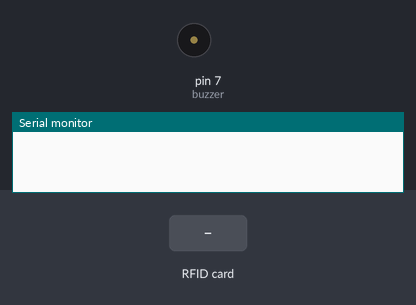
A sketch run on a simulated Arduino Uno, built with avr-gcc and run on an emulated ATmega328P. Parts: buzzer (waves = sounding), the last lines printed to the serial monitor. The test bench sets the inputs (shaded band).

Above: at 1.2 s.
1.3 s: RFID card 5E 7A 19 C4 held to the reader
At 2.5 s:
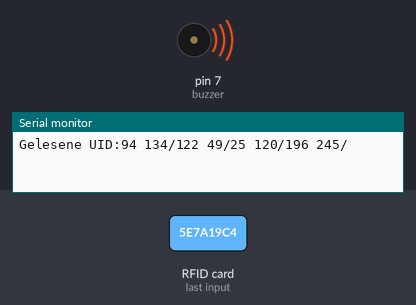
Timing chart, 0 to 8.6 s (numbered marks = the images above; inputs shaded):
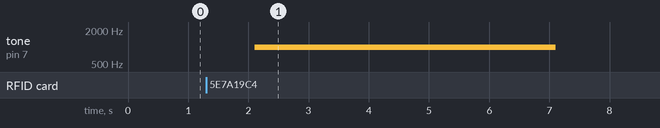

The sketch:

RFID.ino
```cpp
/*
 * Typical pin layout used:
 * -----------------------------------------------------------------------------------------
 *             MFRC522      Arduino       Arduino   Arduino    Arduino          Arduino
 *             Reader/PCD   Uno/101       Mega      Nano v3    Leonardo/Micro   Pro Micro
 * Signal      Pin          Pin           Pin       Pin        Pin              Pin
 * -----------------------------------------------------------------------------------------
 * RST/Reset   RST          9             5         D9         RESET/ICSP-5     RST
 * SPI SS      SDA(SS)      10            53        D10        10               10
 * SPI MOSI    MOSI         11 / ICSP-4   51        D11        ICSP-4           16
 * SPI MISO    MISO         12 / ICSP-1   50        D12        ICSP-1           14
 * SPI SCK     SCK          13 / ICSP-3   52        D13        ICSP-3           15
 */

#include <SPI.h>
#include <MFRC522.h>

#define RST_PIN   9     // SPI Reset Pin
#define SS_PIN    10    // SPI Slave Select Pin

MFRC522 mfrc522(SS_PIN, RST_PIN);   // Instanz des MFRC522 erzeugen
 const int buzzer = 7; //buzzer to arduino pin 7
 const byte unsereUID[4] = {134,49,120,245}; //UID der Karte in Dezimal

void setup() {
    pinMode(buzzer, OUTPUT); // Set buzzer - pin 9 as an output

  // Diese Funktion wird einmalig beim Start ausgeführt
  Serial.begin(9600);  // Serielle Kommunikation mit dem PC initialisieren
  SPI.begin();         // Initialisiere SPI Kommunikation
  mfrc522.PCD_Init();  // Initialisiere MFRC522 Lesemodul
}

void loop() {
  // Diese Funktion wird in Endlosschleife ausgeführt
  // Nur wenn eine Karte gefunden wird und gelesen werden konnte, wird der Inhalt von IF ausgeführt
  // PICC = proximity integrated circuit card = kontaktlose Chipkarte
  if (mfrc522.PICC_IsNewCardPresent() && mfrc522.PICC_ReadCardSerial() ) {
    Serial.print("Gelesene UID:");
    for (byte i = 0; i < mfrc522.uid.size; i++) {
      // Abstand zwischen HEX-Zahlen und führende Null bei Byte < 16
      Serial.print(mfrc522.uid.uidByte[i]);
      Serial.print(" ");
      Serial.print(unsereUID[i]);
      Serial.print("/");
      //Serial.print(mfrc522.uid.uidByte[i] < 0x10 ? " 0" : " ");
      //Serial.print(mfrc522.uid.uidByte[i], HEX);
    }


      int i;
     for(i = 0; i <= mfrc522.uid.size; i++) {
        if (mfrc522.uid.uidByte[i] != unsereUID[i]){
            tone(buzzer, 1000);
            delay(1000);
            noTone(buzzer);
          }
       }
  }


    Serial.println();

    // Versetzt die gelesene Karte in einen Ruhemodus, um nach anderen Karten suchen zu können.
    mfrc522.PICC_HaltA();
    delay(1000);


  }
```

Measured:
- after the input at 1.3 s, tone on pin 7 (buzzer): silent → 1000 Hz after 0.81 s, → silent 5.0 s later
